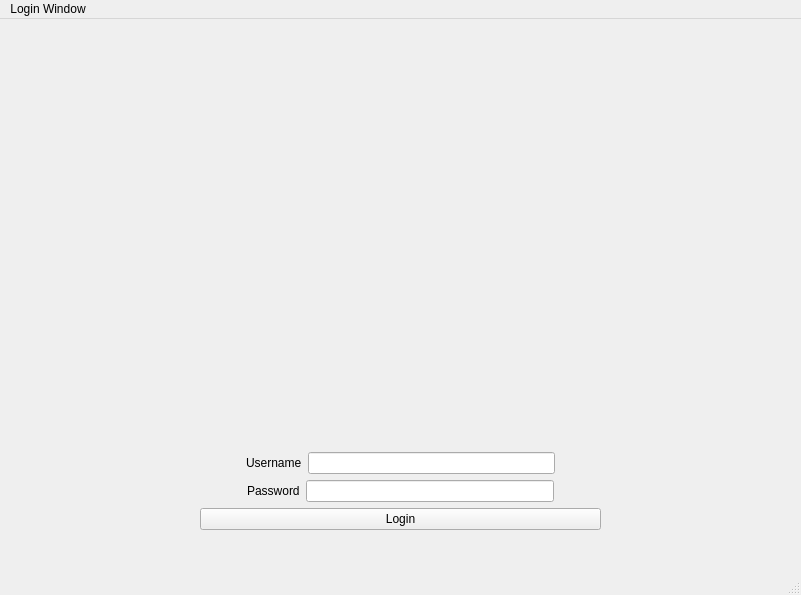
<?xml version="1.0" encoding="UTF-8"?>
<ui version="4.0">
 <class>MainWindow</class>
 <widget class="QMainWindow" name="MainWindow">
  <property name="geometry">
   <rect>
    <x>0</x>
    <y>0</y>
    <width>801</width>
    <height>595</height>
   </rect>
  </property>
  <property name="windowTitle">
   <string>MainWindow</string>
  </property>
  <widget class="QWidget" name="centralwidget">
   <property name="styleSheet">
    <string notr="true">#centralwidget{
border-image: url(:/data_images/image/place-flying-in-sunset-sky.jpg);}
</string>
   </property>
   <widget class="QWidget" name="verticalLayoutWidget">
    <property name="geometry">
     <rect>
      <x>0</x>
      <y>0</y>
      <width>801</width>
      <height>551</height>
     </rect>
    </property>
    <layout class="QVBoxLayout" name="verticalLayoutGlobal" stretch="20,0,0">
     <item>
      <layout class="QVBoxLayout" name="verticalLayoutHaut">
       <item>
        <layout class="QHBoxLayout" name="horizontalLayout_7">
         <item>
          <spacer name="verticalSpacer">
           <property name="orientation">
            <enum>Qt::Vertical</enum>
           </property>
           <property name="sizeHint" stdset="0">
            <size>
             <width>20</width>
             <height>40</height>
            </size>
           </property>
          </spacer>
         </item>
        </layout>
       </item>
      </layout>
     </item>
     <item>
      <layout class="QVBoxLayout" name="verticalLayoutCentre" stretch="0,0,0,0">
       <item>
        <layout class="QHBoxLayout" name="horizontalLayout_5" stretch="0,0,0">
         <property name="sizeConstraint">
          <enum>QLayout::SetDefaultConstraint</enum>
         </property>
         <property name="bottomMargin">
          <number>0</number>
         </property>
         <item>
          <spacer name="horizontalSpacer_7">
           <property name="orientation">
            <enum>Qt::Horizontal</enum>
           </property>
           <property name="sizeHint" stdset="0">
            <size>
             <width>40</width>
             <height>20</height>
            </size>
           </property>
          </spacer>
         </item>
         <item>
          <widget class="QWidget" name="horizontalWidgetLogin" native="true">
           <property name="minimumSize">
            <size>
             <width>100</width>
             <height>120</height>
            </size>
           </property>
           <property name="maximumSize">
            <size>
             <width>100</width>
             <height>120</height>
            </size>
           </property>
           <property name="styleSheet">
            <string notr="true">border-image: url(:/data_images/image/in (1).png);</string>
           </property>
           <layout class="QHBoxLayout" name="horizontalLayout_6"/>
          </widget>
         </item>
         <item>
          <spacer name="horizontalSpacer_8">
           <property name="orientation">
            <enum>Qt::Horizontal</enum>
           </property>
           <property name="sizeHint" stdset="0">
            <size>
             <width>40</width>
             <height>20</height>
            </size>
           </property>
          </spacer>
         </item>
        </layout>
       </item>
       <item>
        <layout class="QHBoxLayout" name="horizontalLayout_4">
         <item>
          <spacer name="horizontalSpacer">
           <property name="orientation">
            <enum>Qt::Horizontal</enum>
           </property>
           <property name="sizeHint" stdset="0">
            <size>
             <width>40</width>
             <height>20</height>
            </size>
           </property>
          </spacer>
         </item>
         <item>
          <widget class="QLabel" name="labelUsername">
           <property name="text">
            <string>Username</string>
           </property>
          </widget>
         </item>
         <item>
          <widget class="QLineEdit" name="lineEditUsername"/>
         </item>
         <item>
          <spacer name="horizontalSpacer_2">
           <property name="orientation">
            <enum>Qt::Horizontal</enum>
           </property>
           <property name="sizeHint" stdset="0">
            <size>
             <width>40</width>
             <height>20</height>
            </size>
           </property>
          </spacer>
         </item>
        </layout>
       </item>
       <item>
        <layout class="QHBoxLayout" name="horizontalLayout_3">
         <item>
          <spacer name="horizontalSpacer_3">
           <property name="orientation">
            <enum>Qt::Horizontal</enum>
           </property>
           <property name="sizeHint" stdset="0">
            <size>
             <width>40</width>
             <height>20</height>
            </size>
           </property>
          </spacer>
         </item>
         <item>
          <widget class="QLabel" name="labelPassword">
           <property name="text">
            <string>Password</string>
           </property>
          </widget>
         </item>
         <item>
          <widget class="QLineEdit" name="lineEditPassword"/>
         </item>
         <item>
          <spacer name="horizontalSpacer_4">
           <property name="orientation">
            <enum>Qt::Horizontal</enum>
           </property>
           <property name="sizeHint" stdset="0">
            <size>
             <width>40</width>
             <height>20</height>
            </size>
           </property>
          </spacer>
         </item>
        </layout>
       </item>
       <item>
        <layout class="QHBoxLayout" name="horizontalLayout_2" stretch="1,2,1">
         <item>
          <spacer name="horizontalSpacer_5">
           <property name="orientation">
            <enum>Qt::Horizontal</enum>
           </property>
           <property name="sizeType">
            <enum>QSizePolicy::Expanding</enum>
           </property>
           <property name="sizeHint" stdset="0">
            <size>
             <width>30</width>
             <height>20</height>
            </size>
           </property>
          </spacer>
         </item>
         <item>
          <widget class="QPushButton" name="ButtonLogin">
           <property name="minimumSize">
            <size>
             <width>20</width>
             <height>20</height>
            </size>
           </property>
           <property name="text">
            <string>Login</string>
           </property>
          </widget>
         </item>
         <item>
          <spacer name="horizontalSpacer_6">
           <property name="orientation">
            <enum>Qt::Horizontal</enum>
           </property>
           <property name="sizeHint" stdset="0">
            <size>
             <width>30</width>
             <height>20</height>
            </size>
           </property>
          </spacer>
         </item>
        </layout>
       </item>
      </layout>
     </item>
     <item>
      <layout class="QVBoxLayout" name="verticalLayoutBas">
       <item>
        <layout class="QHBoxLayout" name="horizontalLayout">
         <item>
          <spacer name="verticalSpacer_2">
           <property name="orientation">
            <enum>Qt::Vertical</enum>
           </property>
           <property name="sizeHint" stdset="0">
            <size>
             <width>20</width>
             <height>40</height>
            </size>
           </property>
          </spacer>
         </item>
        </layout>
       </item>
      </layout>
     </item>
    </layout>
   </widget>
  </widget>
  <widget class="QMenuBar" name="menubar">
   <property name="geometry">
    <rect>
     <x>0</x>
     <y>0</y>
     <width>801</width>
     <height>21</height>
    </rect>
   </property>
   <widget class="QMenu" name="menuLogin_Window">
    <property name="title">
     <string>Login Window</string>
    </property>
   </widget>
   <addaction name="menuLogin_Window"/>
  </widget>
  <widget class="QStatusBar" name="statusbar"/>
 </widget>
 <resources/>
 <connections/>
</ui>
